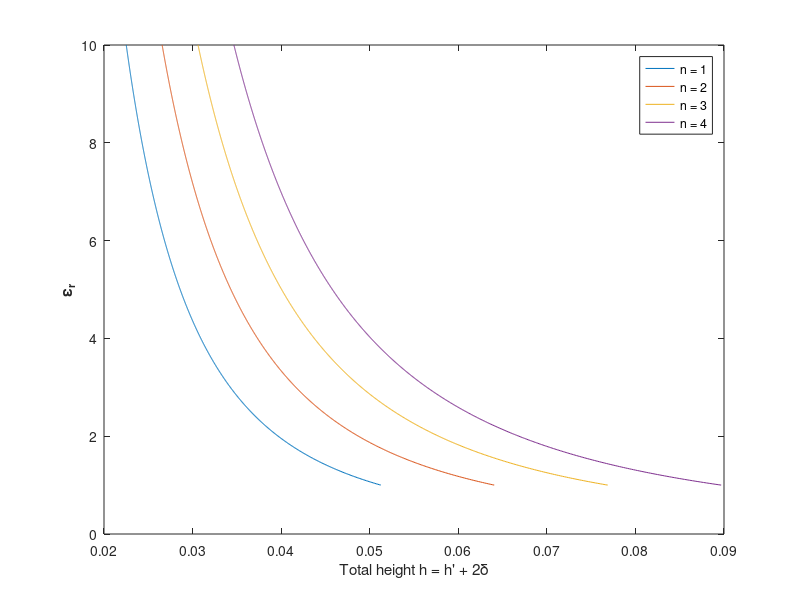

Recreate this plot in MATLAB.
clear all
close all
%% Eqs
% k0*(n/N)*sin(theta)+(n*m*2*pi)/N + pi = k0*sqrt(eps_r(n))*(h-2delt)
% where 
% n = is a slice of constant er
% N = number of slices per cell
% m = multiples of 2pi
% h = height of lens + 2*matching layers
% sin(theta) = angle off zenith
% LHS pi = decribes the phase effect of matching layer (180deg)


%%  CONSTANTS
eps_0 = 8.85*10^(-12); %permittivity
eps_air = 1.0006;
mu_0 = 1; %permeability
c = 299792458;
f = 5.85e9;
lam0 = c/f;
k0 = (2*pi)/lam0;
N = 4;
er = linspace(1,10,1000);
er = er';
m_max = 10;
n = 1:4;
phi = 2*pi;


%% setting up vectors
er_mat = repmat( er, size(n));
n_mat = repmat(n, 1000, 1);

h.m = struct('v',{});
% Q for KC: Can the pi for the matching layer be pos or neg? if only pos,
% then there is no suitable solution w/in out er values
for m = 0:m_max
    h.m{m+1} = (((phi*m+(2*pi).*n_mat))./(N.*(k0*sqrt(er_mat))))+(lam0./(2*(er_mat).^(1/4)));
end

% for m = 0:m_max
%     h.m{m+1} = (k0*(lam0/2)*er_mat.^(1/4)+k0*(lam0*n_mat)/4+(2*pi.*n_mat*m)/N + pi)./(k0*sqrt(er_ mat));
% end
%% Plots visualizing h vs er_n at various multiples of m

figure
plot(h.m{2}, er_mat)
legend('n = 1','n = 2','n = 3','n = 4')
xlabel('Total height h = h'' + 2\delta')
ylabel('\bf\epsilon_r')
%% Find ern from given height
% I'm sure there is a way to get an optimal solution for this
% but this is how to get er_n by visually inspecting graph
% and selecting a reasonable structure height

%EXAMPLE: THIS GETS er_n FOR 6.5cm, at m = 0
h_t = .035;
tmp = abs(h.m{2}-h_t);
[~,index] = min(tmp);
er_n = er_mat(index);
er_m = sqrt(er_n);

%% Calculate structure height
% h = total height
% delt = height of the matching layers (2)
% h_p = height of the lens sans matching layer
delt = zeros(1,4);
for ii = n
    delt(ii) = lam0/(4*er_n(ii)^(1/4));
end
h_p = h_t*ones(1,4) - 2.*(delt);


%% Other way
% 
% for ii = n
%     er_a(ii) = (((ii*pi)/(4*lam0)-(2*pi*4*ii)/4+pi)./(k0.*.039)).^2;
% end
